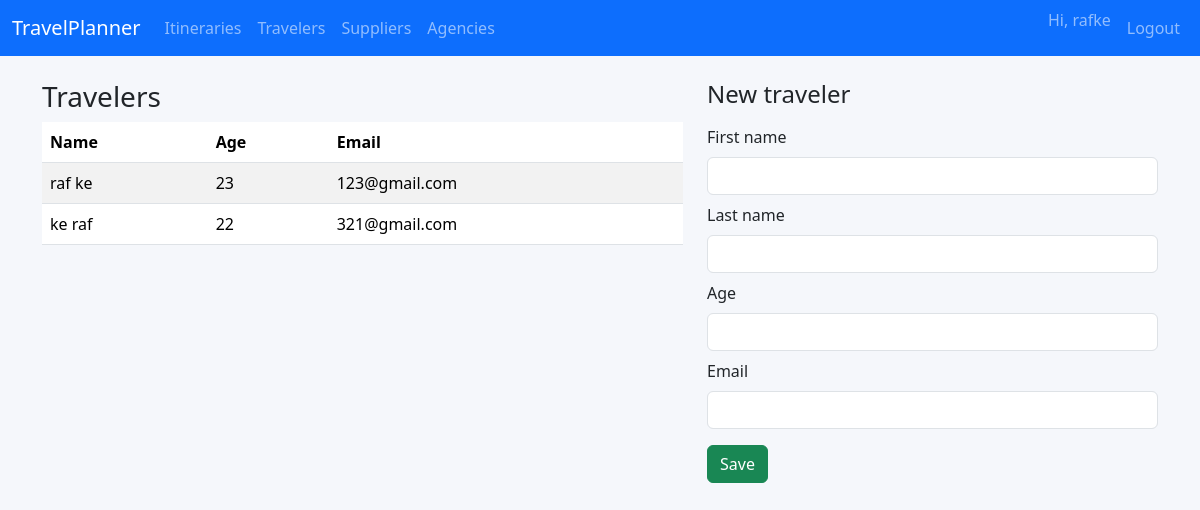
/travelers (signed in), run on an earlier commit of the app's database.
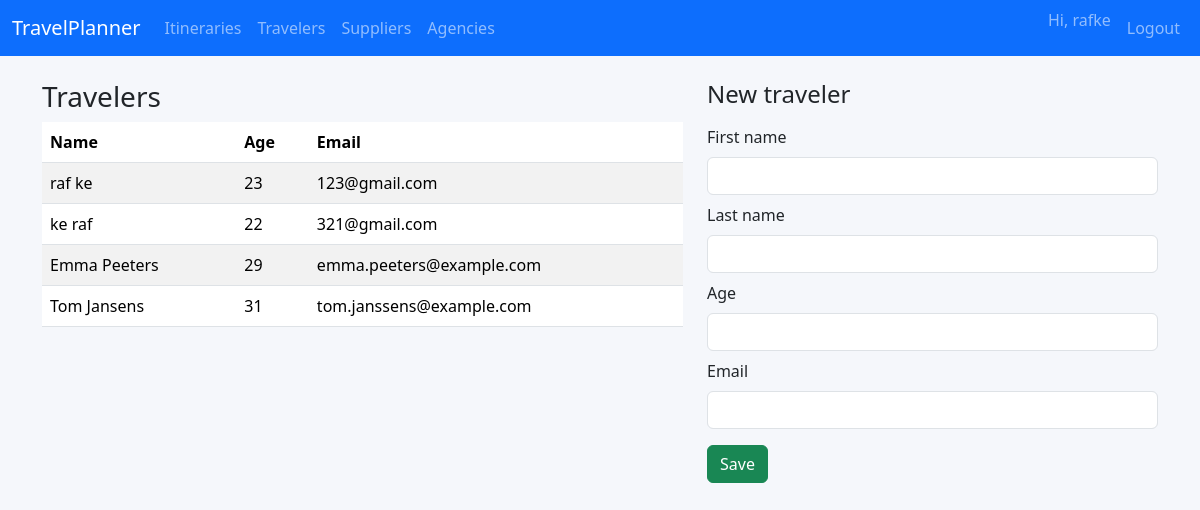
And on a later commit of the database.
### models.py (models this page shows)
class Traveler(db.Model):
    id = db.Column(db.String(36), primary_key=True)
    first_name = db.Column(db.String(255))
    last_name = db.Column(db.String(255))
    age = db.Column(db.Integer)
    email = db.Column(db.String(255))
    itineraries = db.relationship(
        "Itinerary",
        secondary="itinerary_traveler",
        back_populates="travelers",
    )
    @property
    def full_name(self):
        return f"{self.first_name} {self.last_name}"

### app.py (the view, shortened to what this page needs)
    @app.route("/travelers", methods=["GET", "POST"])
    @login_required
    def travelers_list():
        return render_template("travelers.html", travelers=Traveler.query.all())

### templates/travelers.html (shortened to what this page needs)
{% extends "base.html" %}
{% block content %}
<div class="row">
  <div class="col-md-7">
    <h3>Travelers</h3>
    <table class="table table-striped">
      <thead>
        <tr>
          <th>Name</th>
          <th>Age</th>
          <th>Email</th>
        </tr>
      </thead>
      <tbody>
        {% for t in travelers %}
        <tr>
          <td>{{ t.full_name }}</td>
          <td>{{ t.age }}</td>
          <td>{{ t.email }}</td>
        </tr>
        {% else %}
        <tr>
          <td colspan="3" class="text-muted">No travelers yet.</td>
        </tr>
        {% endfor %}
      </tbody>
    </table>
  </div>
  <div class="col-md-5">
    <h4 class="mb-3">New traveler</h4>
    <form method="post">
      <div class="mb-2">
        <label class="form-label">First name</label>
        <input name="first_name" class="form-control" />
      </div>
      <div class="mb-2">
        <label class="form-label">Last name</label>
        <input name="last_name" class="form-control" />
      </div>
      <div class="mb-2">
        <label class="form-label">Age</label>
        <input type="number" name="age" class="form-control" />
      </div>
      <div class="mb-2">
        <label class="form-label">Email</label>
        <input type="email" name="email" class="form-control" />
      </div>
      <button class="btn btn-success mt-2">Save</button>
    </form>
  </div>
</div>
{% endblock %}

What changed in the data, as far as the page shows it:
added Traveler: full_name "Emma Peeters", age "29", email "emma.peeters@example.com"
added Traveler: full_name "Tom Jansens", age "31", email "tom.janssens@example.com"
